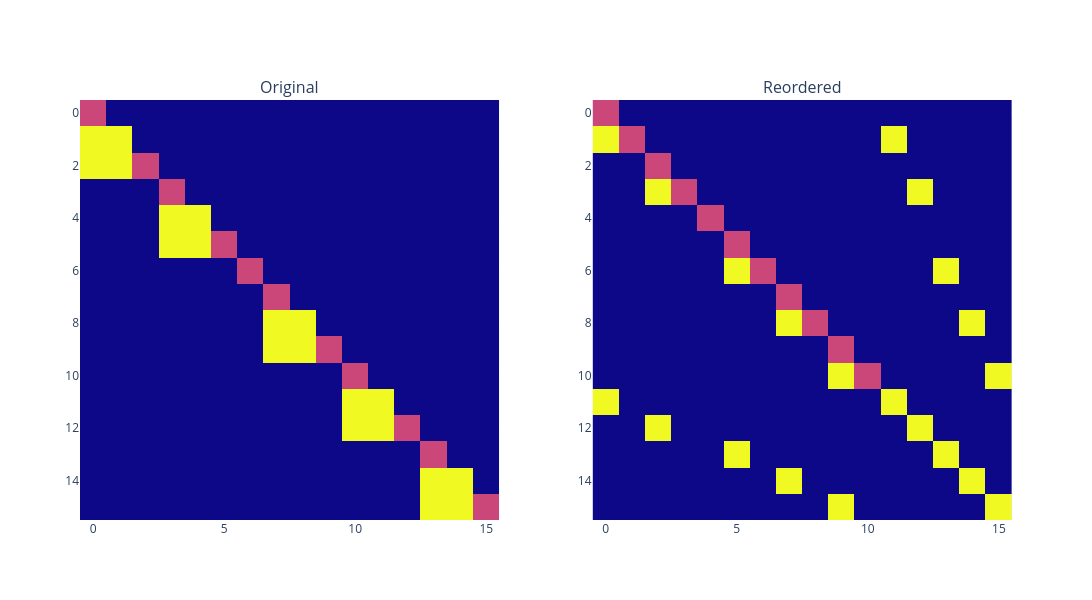

Notebook cell for this chart:
### Code cell
reorder_seq, mat1, mat2 = reorder_sequence(seq, seq_types)

fig = make_subplots(cols=2, rows=1, subplot_titles=["Original", "Reordered"])
fig.add_trace(go.Heatmap(z=mat1, showscale=False), col=1, row=1)
fig.add_trace(go.Heatmap(z=mat2, showscale=False), col=2, row=1)
fig.update_yaxes(autorange="reversed")
fig.update_layout(width=1200, height=600)
fig.show()

### Figure 1 — Plotly figure (JSON) as saved in the notebook; plotly's stock layout.template omitted (floating-point values rounded to 4 significant figures; data arrays with more than 128 entries replaced by an {"elided": "..."} marker saying what was removed)
{"data": [{"showscale": false, "type": "heatmap", "xaxis": "x", "yaxis": "y", "z": {"elided": "16x16 int values"}}, {"showscale": false, "type": "heatmap", "xaxis": "x2", "yaxis": "y2", "z": {"elided": "16x16 int values"}}], "layout": {"annotations": [{"font": {"size": 16}, "showarrow": false, "text": "Original", "x": 0.225, "xanchor": "center", "xref": "paper", "y": 1, "yanchor": "bottom", "yref": "paper"}, {"font": {"size": 16}, "showarrow": false, "text": "Reordered", "x": 0.775, "xanchor": "center", "xref": "paper", "y": 1, "yanchor": "bottom", "yref": "paper"}], "height": 600, "width": 1200, "xaxis": {"anchor": "y", "domain": [0, 0.45]}, "xaxis2": {"anchor": "y2", "domain": [0.55, 1]}, "yaxis": {"anchor": "x", "autorange": "reversed", "domain": [0, 1]}, "yaxis2": {"anchor": "x2", "autorange": "reversed", "domain": [0, 1]}}}
